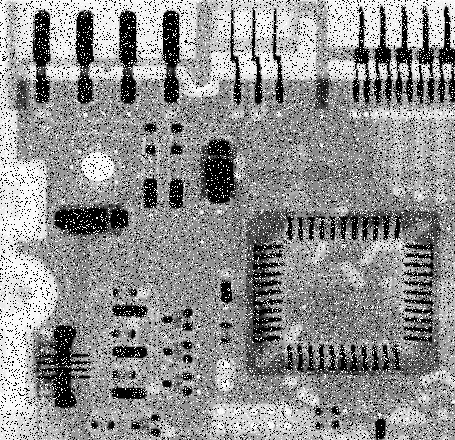
#> input picture Images/Noisy PCB 455x440.tif, 455 x 440 px
$ jupyter execute Problem_3_b.ipynb
#> lines starting #> are read from the running program, lines starting #| are printed output that depends on the picture
### Take grayscale image of size 512x512, add some salt & pepper noise and perform the following  operations –
###  (b) Use different size of mask (3x3, 5x5, 7x7) with average filter for noise suppression and observe their performance in term of PSNR

[cell 1]
import cv2
import math
import numpy as np
import matplotlib.pyplot as plt

[cell 2]
image = cv2.imread('./../../Images/Noisy PCB 455x440.tif', cv2.IMREAD_GRAYSCALE)
#> image is the input picture: shape (440, 455); min 0, max 255, mean 144.1
plt.imshow(image, cmap='gray')
plt.show()

[cell 3]
def filter(image, kernel_size, type = 'average'):
    if type == 'average':
        fn = np.mean
    elif type == 'median':
        fn = np.median

    kernel = np.ones(kernel_size)
    padx = kernel_size[0] // 2
    pady = kernel_size[1] // 2

    padded_image = np.zeros((image.shape[0]+2*padx, image.shape[1]+2*pady))
    padded_image[padx : image.shape[0]+padx, pady : image.shape[1]+pady] = image

    new_image = np.zeros_like(image)
    for i in range(image.shape[0]):
        for j in range(image.shape[1]):
            subsec = padded_image[i:i+kernel_size[0], j:j+kernel_size[1]]
            new_image[i,j] = fn(subsec*kernel)
    return new_image.astype(np.uint8)

[cell 4]
def psnr(image, noisy_image):
    image = image.astype(np.float32)
    noisy_image = noisy_image.astype(np.float32)
    return 10 * np.log10(255**2/np.mean(np.pow(image-noisy_image, 2)))

[cell 5]
kernel_sizes = [(3,3), (5,5), (7,7)]

plt.figure(figsize=(15,5))
for i in range(3):
    plt.subplot(1,3,i+1)
    filtered_image = filter(image, kernel_sizes[i])
    psnr_val = psnr(image, filtered_image)
    plt.imshow(filtered_image, cmap='gray')
    plt.title(f'Kernel: {kernel_sizes[i]} \nPSNR: {psnr_val}')
#> this loop made 3 passes
#> psnr_val on passes 1 to 3: 12.47, 11.96, 11.7
#> pass 1, `filtered_image = filter(image, kernel_sizes[i])`:
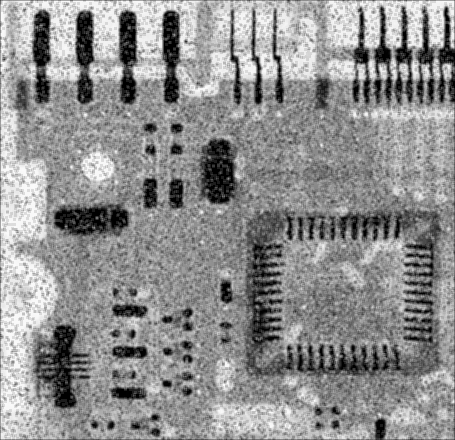
#> filtered_image: shape (440, 455); min 0, max 253, mean 143.1
#> pass 2, `filtered_image = filter(image, kernel_sizes[i])`:
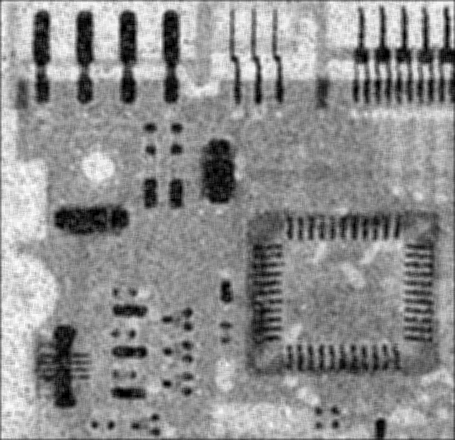
#> filtered_image: shape (440, 455); min 0, max 250, mean 142.6

plt.show()
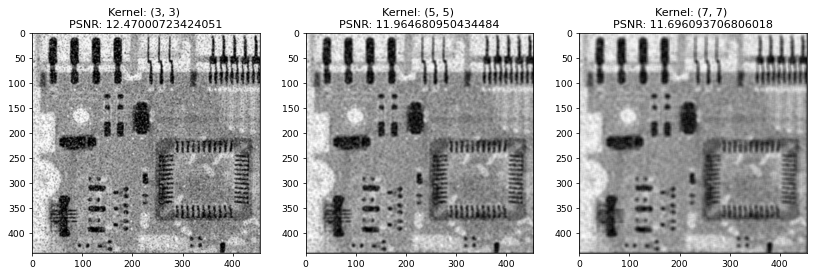
#> figure drawn by matplotlib, 3 panels

$ run again, with Images/Aerial Image 765x769.tif copied over Images/Noisy PCB 455x440.tif
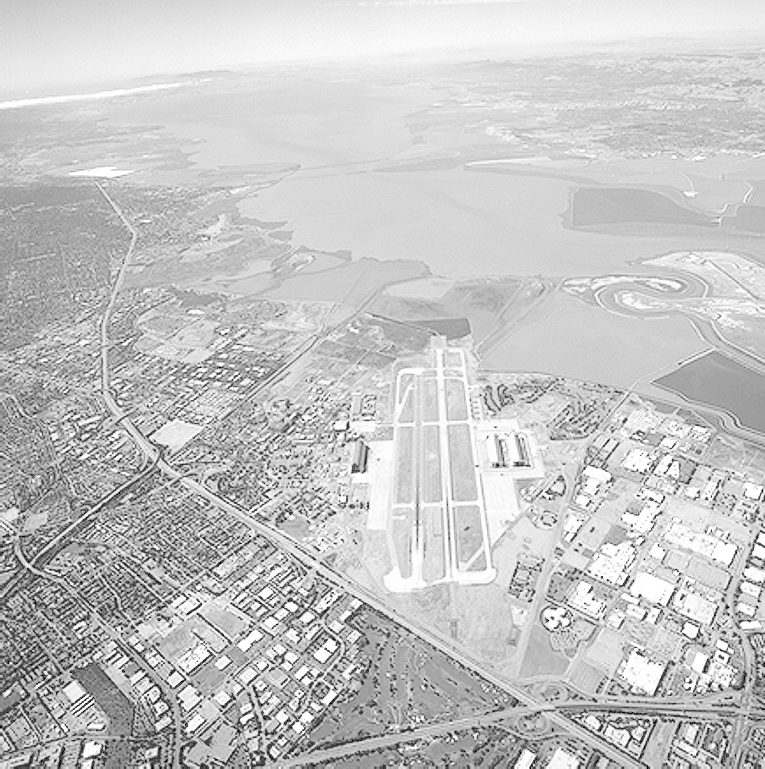
#> input picture Images/Aerial Image 765x769.tif, 765 x 769 px
#> image is the input picture: shape (769, 765); min 0, max 255, mean 197.1
#> the loop `for i in range(3):` made 3 passes
#> psnr_val on passes 1 to 3: 24.1, 20.43, 19.22
#> pass 2, `filtered_image = filter(image, kernel_sizes[i])`:
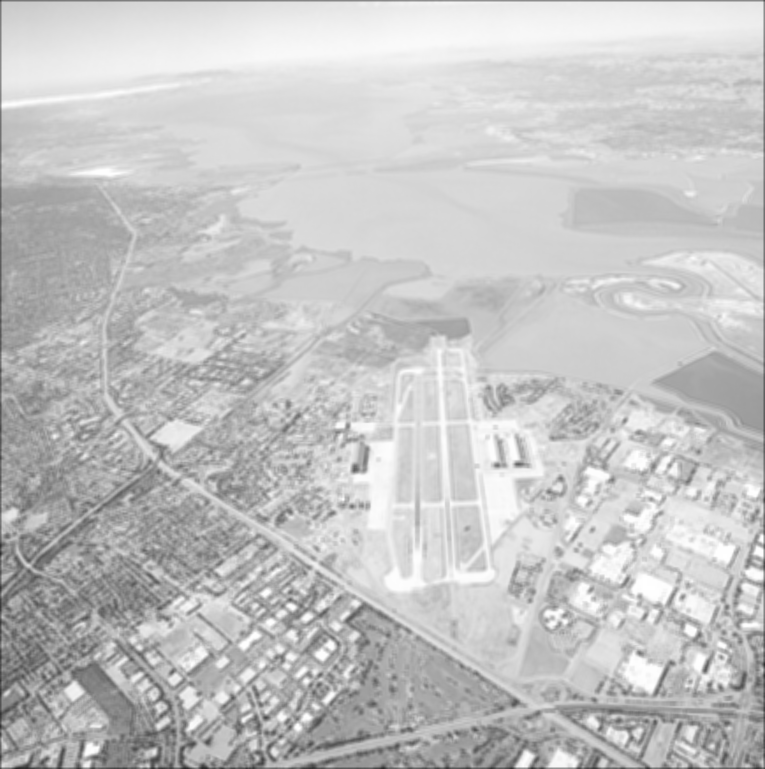
#> filtered_image: shape (769, 765); min 39, max 255, mean 196.1
#> `plt.show()`:
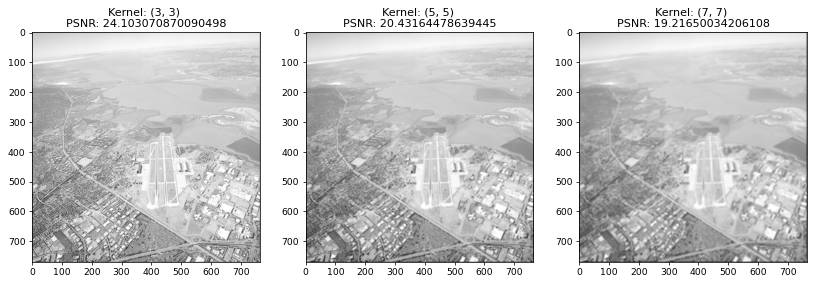
#> figure drawn by matplotlib, 3 panels
